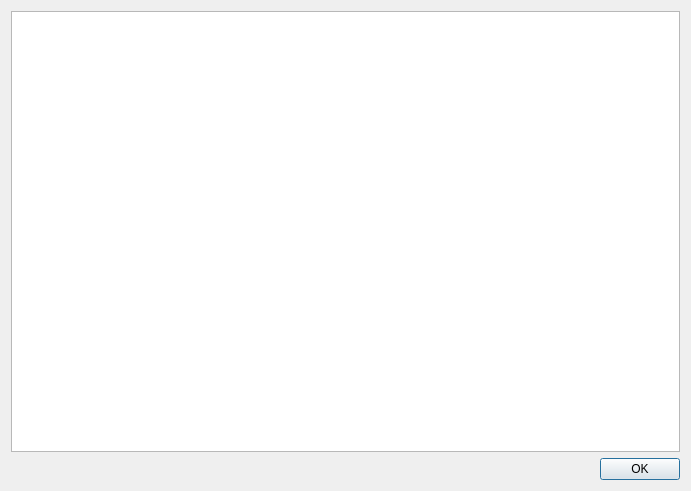
<?xml version="1.0" encoding="UTF-8"?>
<ui version="4.0">
 <class>ShowHTMLDialog</class>
 <widget class="QDialog" name="ShowHTMLDialog">
  <property name="geometry">
   <rect>
    <x>0</x>
    <y>0</y>
    <width>691</width>
    <height>491</height>
   </rect>
  </property>
  <layout class="QVBoxLayout" name="verticalLayout">
   <item>
    <widget class="QTextBrowser" name="textBrowser"/>
   </item>
   <item>
    <widget class="QDialogButtonBox" name="buttonBox">
     <property name="orientation">
      <enum>Qt::Horizontal</enum>
     </property>
     <property name="standardButtons">
      <set>QDialogButtonBox::Ok</set>
     </property>
    </widget>
   </item>
  </layout>
 </widget>
 <resources/>
 <connections>
  <connection>
   <sender>buttonBox</sender>
   <signal>accepted()</signal>
   <receiver>ShowHTMLDialog</receiver>
   <slot>accept()</slot>
   <hints>
    <hint type="sourcelabel">
     <x>248</x>
     <y>254</y>
    </hint>
    <hint type="destinationlabel">
     <x>157</x>
     <y>274</y>
    </hint>
   </hints>
  </connection>
  <connection>
   <sender>buttonBox</sender>
   <signal>rejected()</signal>
   <receiver>ShowHTMLDialog</receiver>
   <slot>reject()</slot>
   <hints>
    <hint type="sourcelabel">
     <x>316</x>
     <y>260</y>
    </hint>
    <hint type="destinationlabel">
     <x>286</x>
     <y>274</y>
    </hint>
   </hints>
  </connection>
 </connections>
</ui>
